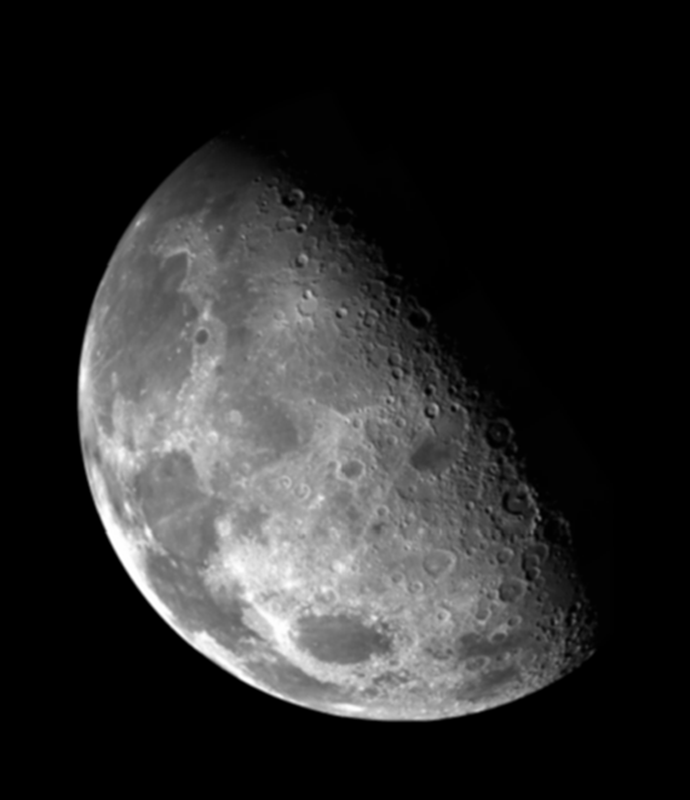
#> input picture assets/moon.tif, 690 x 800 px
$ python laplacian_filter.py   (older library calls are emulated)
#> lines starting #> are read from the running program, lines starting #| are printed output that depends on the picture; after the words box and inside, x2 and y2 are one past the last pixel; in counts of white or black regions, pixels touching at a corner belong together
#> further down, image is the input picture: shape (800, 690); min 0, max 255, mean 42.7
### libraries.py
import cv2
import numpy as np
import os
import matplotlib.pyplot as plt
import scipy as sp


def correlation_filter_with_padding(img, filter):
    """
    Uses Spatial correlation function to perform filter using the mask
    This works best with the filter size with odd dimensions eg {(3*3), (5,5)}
    """
    filter_height, filter_width = filter.shape
    f_row = filter_height // 2
    f_col = filter_width // 2
    height, width = img.shape
#> height = 800; width = 690
    corr_img = np.zeros(shape=(height + f_row * 2, width + f_col * 2))
    corr_img[f_row:height + f_row, f_col:width + f_col] = img  # Zero padded Image(Boundary filled with zeros)
    img_copy = np.empty(shape=img.shape)
    for i in range(0, height):
        for j in range(0, width):
            snap = corr_img[i: i + filter_height, j: j + filter_width]
            img_copy[i, j] = np.sum(snap * filter)
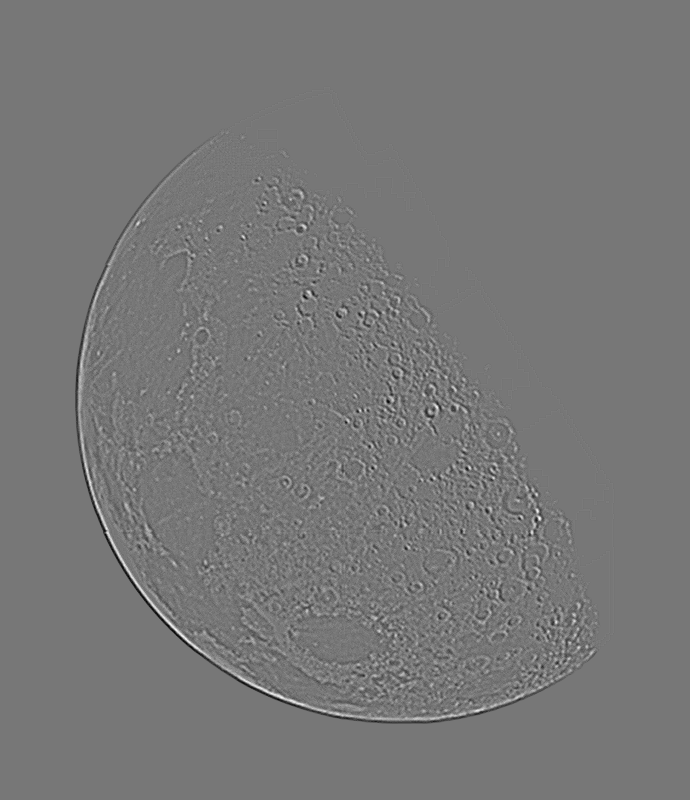
#> img_copy: shape (800, 690) float64; min -46, max 52, mean 0; drawn with min black and max white
    return img_copy


# [80 lines left out: functions median_filter, correlation_with_no_padding, median_filter_with_no_padding, filter_image_in_frequency, ideal_freq_low_pass_filter, not called in this run]


def ideal_freq_high_pass_filter(size, cutoff_freq):
    ideal_hp_filter = 1 - ideal_freq_low_pass_filter(size, cutoff_freq)
    return ideal_hp_filter


# [5 lines left out: function gaussian_low_pass_filter, not called in this run]


def gaussian_high_pass_filter(size, cutoff_freq):
    gauss_hp_filter = 1 - gaussian_low_pass_filter(size, cutoff_freq)
    return gauss_hp_filter


# [9 lines left out: function butterworth_low_pass_filter, not called in this run]


def butterworth_high_pass_filter(size, cutoff_freq, order):
    butterworth_lp_filter = 1 - butterworth_low_pass_filter(size, cutoff_freq, order)
    return butterworth_lp_filter

### lecture5/laplacian_filter.py
from libraries import *

moon = os.path.join(os.path.dirname(__file__), "../assets/moon.tif")
image = cv2.imread(moon, 0)

cv2.imshow("Original", image)

laplacian_filter = np.array([[0, -1, 0], [-1, 4, -1], [0, -1, 0]])
laplacian_filtered_image = correlation_filter_with_padding(image, laplacian_filter)

cv2.imshow("Laplacian Filter", laplacian_filtered_image)
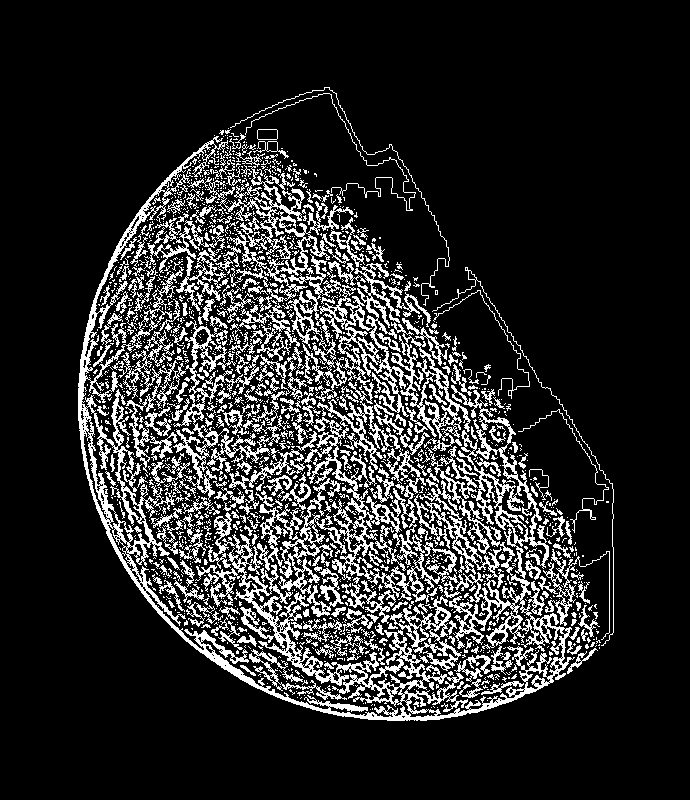
#> window 'Laplacian Filter': shape (800, 690); 16.3% white in thin lines or dots, all inside (x1, y1, x2, y2) = (78, 87, 614, 721)
cv2.imshow("Sharpened image", image - laplacian_filtered_image)
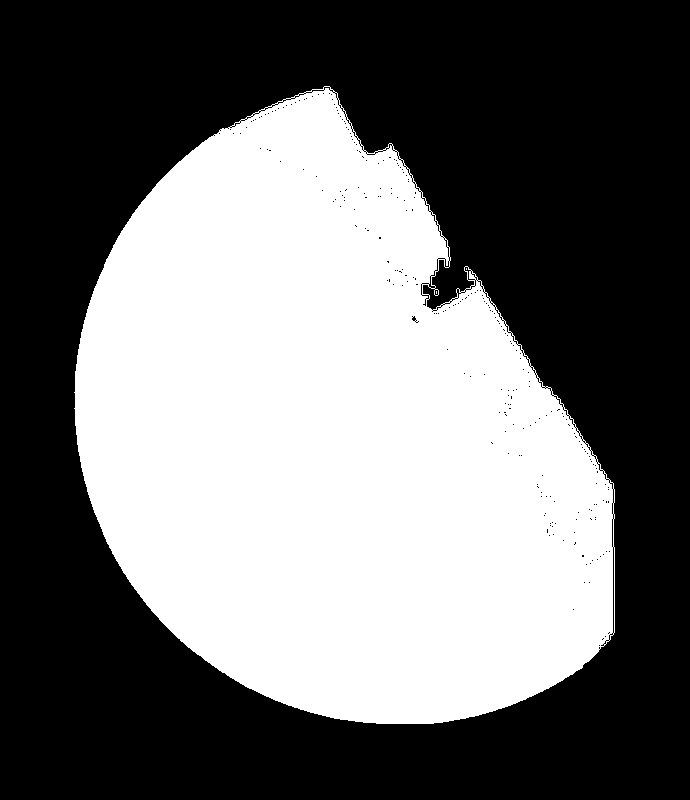
#> window 'Sharpened image': shape (800, 690); 43.4% white; 3 white regions (2 under 20 px), largest, box (x1, y1, x2, y2) and area: (74, 86, 615, 724) 239452

cv2.waitKey(0)
cv2.destroyAllWindows()

$ run again, with assets/cameraman.tif copied over assets/moon.tif
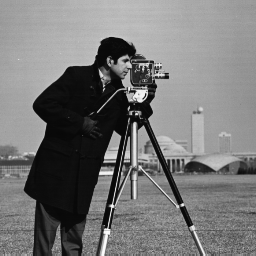
#> input picture assets/cameraman.tif, 256 x 256 px
#> image is the input picture: shape (256, 256); min 7, max 253, mean 118.7
#> `cv2.imshow("Laplacian Filter", laplacian_filtered_image)`:
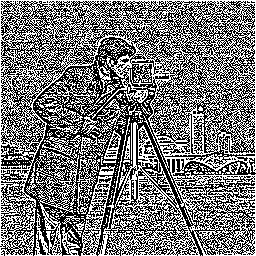
#> window 'Laplacian Filter': shape (256, 256); 47.1% white in thin lines or dots
#> `cv2.imshow("Sharpened image", image - laplacian_filtered_image)`:
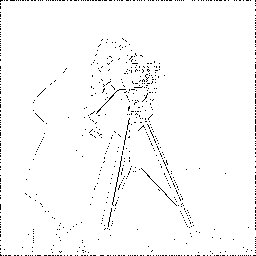
#> window 'Sharpened image': shape (256, 256); 97.8% white; black in thin lines or dots
